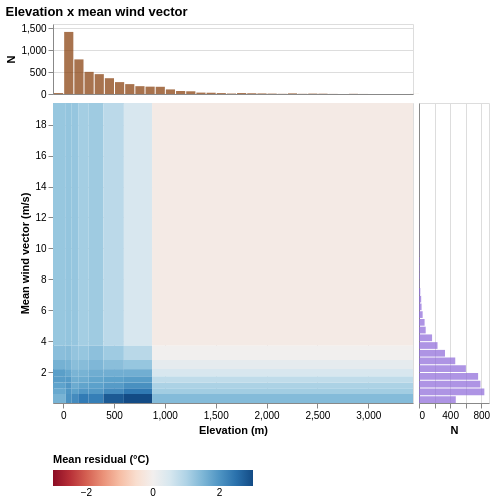

Vega-Lite specification stored for this chart:
### Vega-Lite specification from a JSON file in a GitHub repository (floating-point values rounded to 4 significant figures; data arrays with more than 128 entries replaced by an {"elided": "..."} marker saying what was removed)
{"config": {"view": {"continuousWidth": 300, "continuousHeight": 300}}, "vconcat": [{"data": {"name": "data-66037dbc5dd7e091d990e2fe1abac311"}, "mark": {"type": "bar", "color": "#8B4513", "opacity": 0.75}, "encoding": {"x": {"axis": {"labels": false, "ticks": false}, "bin": {"maxbins": 40}, "field": "val", "scale": {"domain": [-100.0, 3440.0], "nice": false, "zero": false}, "title": null, "type": "quantitative"}, "y": {"aggregate": "count", "axis": {"tickCount": 3}, "title": "N", "type": "quantitative"}}, "height": 70, "width": 360}, {"hconcat": [{"data": {"name": "data-79ad761447c210a3b0465ee7822819bd"}, "mark": {"type": "rect"}, "encoding": {"color": {"field": "color_val", "legend": {"orient": "bottom"}, "scale": {"domain": [-3.003, 3.003], "scheme": "redblue"}, "title": "Mean residual (°C)", "type": "quantitative"}, "tooltip": [{"field": "x_lo", "format": ".3g", "title": "Elevation (m) from", "type": "quantitative"}, {"field": "x_hi", "format": ".3g", "title": "Elevation (m) to", "type": "quantitative"}, {"field": "y_lo", "format": ".3g", "title": "Mean wind vector (m/s) from", "type": "quantitative"}, {"field": "y_hi", "format": ".3g", "title": "Mean wind vector (m/s) to", "type": "quantitative"}, {"field": "color_val", "format": ".3f", "title": "Mean residual (°C)", "type": "quantitative"}, {"field": "n", "title": "Observations", "type": "quantitative"}], "x": {"field": "x_lo", "scale": {"domain": [-100.0, 3440.0], "nice": false, "zero": false}, "title": "Elevation (m)", "type": "quantitative"}, "x2": {"field": "x_hi"}, "y": {"field": "y_lo", "scale": {"domain": [0.0003355, 19.4], "nice": false, "zero": false}, "title": "Mean wind vector (m/s)", "type": "quantitative"}, "y2": {"field": "y_hi"}}, "height": 300, "width": 360}, {"data": {"name": "data-038c080ffce177935d8ece018a64fb4a"}, "mark": {"type": "bar", "color": "#9370DB", "opacity": 0.75}, "encoding": {"x": {"aggregate": "count", "axis": {"tickCount": 3}, "title": "N", "type": "quantitative"}, "y": {"axis": {"labels": false, "ticks": false}, "bin": {"maxbins": 40}, "field": "val", "scale": {"domain": [0.0003355, 19.4], "nice": false, "zero": false}, "title": null, "type": "quantitative"}}, "height": 300, "width": 70}], "spacing": 4}], "spacing": 2, "title": "Elevation x mean wind vector", "$schema": "https://vega.github.io/schema/vega-lite/v6.4.1.json", "datasets": {"data-66037dbc5dd7e091d990e2fe1abac311": {"elided": "4999 records"}, "data-79ad761447c210a3b0465ee7822819bd": [{"bin_x": "(-inf, 26]", "bin_y": "(-inf, 0.5819879174232483]", "color_val": 1.552, "n": 58171, "x_lo": -100.0, "x_hi": 26.0, "y_lo": 0.0003355, "y_hi": 0.582}, {"bin_x": "(-inf, 26]", "bin_y": "(0.5819879174232483, 0.955617368221283]", "color_val": 1.694, "n": 77140, "x_lo": -100.0, "x_hi": 26.0, "y_lo": 0.582, "y_hi": 0.9556}, {"bin_x": "(-inf, 26]", "bin_y": "(0.955617368221283, 1.3300021886825562]", "color_val": 1.785, "n": 87621, "x_lo": -100.0, "x_hi": 26.0, "y_lo": 0.9556, "y_hi": 1.33}, {"bin_x": "(-inf, 26]", "bin_y": "(1.3300021886825562, 1.7310218811035156]", "color_val": 1.868, "n": 93137, "x_lo": -100.0, "x_hi": 26.0, "y_lo": 1.33, "y_hi": 1.731}, {"bin_x": "(-inf, 26]", "bin_y": "(1.7310218811035156, 2.1926934719085693]", "color_val": 1.846, "n": 97459, "x_lo": -100.0, "x_hi": 26.0, "y_lo": 1.731, "y_hi": 2.193}, {"bin_x": "(-inf, 26]", "bin_y": "(2.1926934719085693, 2.781804084777832]", "color_val": 1.577, "n": 107187, "x_lo": -100.0, "x_hi": 26.0, "y_lo": 2.193, "y_hi": 2.782}, {"bin_x": "(-inf, 26]", "bin_y": "(2.781804084777832, 3.7226057052612305]", "color_val": 1.376, "n": 129672, "x_lo": -100.0, "x_hi": 26.0, "y_lo": 2.782, "y_hi": 3.723}, {"bin_x": "(-inf, 26]", "bin_y": "(3.7226057052612305, inf]", "color_val": 1.254, "n": 227561, "x_lo": -100.0, "x_hi": 26.0, "y_lo": 3.723, "y_hi": 19.4}, {"bin_x": "(26, 84]", "bin_y": "(-inf, 0.5819879174232483]", "color_val": 2.047, "n": 61791, "x_lo": 26.0, "x_hi": 84.0, "y_lo": 0.0003355, "y_hi": 0.582}, {"bin_x": "(26, 84]", "bin_y": "(0.5819879174232483, 0.955617368221283]", "color_val": 1.978, "n": 76410, "x_lo": 26.0, "x_hi": 84.0, "y_lo": 0.582, "y_hi": 0.9556}, {"bin_x": "(26, 84]", "bin_y": "(0.955617368221283, 1.3300021886825562]", "color_val": 1.971, "n": 86316, "x_lo": 26.0, "x_hi": 84.0, "y_lo": 0.9556, "y_hi": 1.33}, {"bin_x": "(26, 84]", "bin_y": "(1.3300021886825562, 1.7310218811035156]", "color_val": 1.903, "n": 94405, "x_lo": 26.0, "x_hi": 84.0, "y_lo": 1.33, "y_hi": 1.731}, {"bin_x": "(26, 84]", "bin_y": "(1.7310218811035156, 2.1926934719085693]", "color_val": 1.725, "n": 106186, "x_lo": 26.0, "x_hi": 84.0, "y_lo": 1.731, "y_hi": 2.193}, {"bin_x": "(26, 84]", "bin_y": "(2.1926934719085693, 2.781804084777832]", "color_val": 1.551, "n": 122027, "x_lo": 26.0, "x_hi": 84.0, "y_lo": 2.193, "y_hi": 2.782}, {"bin_x": "(26, 84]", "bin_y": "(2.781804084777832, 3.7226057052612305]", "color_val": 1.408, "n": 142757, "x_lo": 26.0, "x_hi": 84.0, "y_lo": 2.782, "y_hi": 3.723}, {"bin_x": "(26, 84]", "bin_y": "(3.7226057052612305, inf]", "color_val": 1.282, "n": 178151, "x_lo": 26.0, "x_hi": 84.0, "y_lo": 3.723, "y_hi": 19.4}, {"bin_x": "(84, 148]", "bin_y": "(-inf, 0.5819879174232483]", "color_val": 2.126, "n": 59263, "x_lo": 84.0, "x_hi": 148.0, "y_lo": 0.0003355, "y_hi": 0.582}, {"bin_x": "(84, 148]", "bin_y": "(0.5819879174232483, 0.955617368221283]", "color_val": 1.806, "n": 74735, "x_lo": 84.0, "x_hi": 148.0, "y_lo": 0.582, "y_hi": 0.9556}, {"bin_x": "(84, 148]", "bin_y": "(0.955617368221283, 1.3300021886825562]", "color_val": 1.662, "n": 89721, "x_lo": 84.0, "x_hi": 148.0, "y_lo": 0.9556, "y_hi": 1.33}, {"bin_x": "(84, 148]", "bin_y": "(1.3300021886825562, 1.7310218811035156]", "color_val": 1.627, "n": 105873, "x_lo": 84.0, "x_hi": 148.0, "y_lo": 1.33, "y_hi": 1.731}, {"bin_x": "(84, 148]", "bin_y": "(1.7310218811035156, 2.1926934719085693]", "color_val": 1.525, "n": 122428, "x_lo": 84.0, "x_hi": 148.0, "y_lo": 1.731, "y_hi": 2.193}, {"bin_x": "(84, 148]", "bin_y": "(2.1926934719085693, 2.781804084777832]", "color_val": 1.381, "n": 136428, "x_lo": 84.0, "x_hi": 148.0, "y_lo": 2.193, "y_hi": 2.782}, {"bin_x": "(84, 148]", "bin_y": "(2.781804084777832, 3.7226057052612305]", "color_val": 1.288, "n": 145259, "x_lo": 84.0, "x_hi": 148.0, "y_lo": 2.782, "y_hi": 3.723}, {"bin_x": "(84, 148]", "bin_y": "(3.7226057052612305, inf]", "color_val": 1.268, "n": 129932, "x_lo": 84.0, "x_hi": 148.0, "y_lo": 3.723, "y_hi": 19.4}, {"bin_x": "(148, 251]", "bin_y": "(-inf, 0.5819879174232483]", "color_val": 2.36, "n": 81395, "x_lo": 148.0, "x_hi": 251.0, "y_lo": 0.0003355, "y_hi": 0.582}, {"bin_x": "(148, 251]", "bin_y": "(0.5819879174232483, 0.955617368221283]", "color_val": 1.939, "n": 92174, "x_lo": 148.0, "x_hi": 251.0, "y_lo": 0.582, "y_hi": 0.9556}, {"bin_x": "(148, 251]", "bin_y": "(0.955617368221283, 1.3300021886825562]", "color_val": 1.764, "n": 101617, "x_lo": 148.0, "x_hi": 251.0, "y_lo": 0.9556, "y_hi": 1.33}, {"bin_x": "(148, 251]", "bin_y": "(1.3300021886825562, 1.7310218811035156]", "color_val": 1.655, "n": 113964, "x_lo": 148.0, "x_hi": 251.0, "y_lo": 1.33, "y_hi": 1.731}, {"bin_x": "(148, 251]", "bin_y": "(1.7310218811035156, 2.1926934719085693]", "color_val": 1.55, "n": 124074, "x_lo": 148.0, "x_hi": 251.0, "y_lo": 1.731, "y_hi": 2.193}, {"bin_x": "(148, 251]", "bin_y": "(2.1926934719085693, 2.781804084777832]", "color_val": 1.41, "n": 129763, "x_lo": 148.0, "x_hi": 251.0, "y_lo": 2.193, "y_hi": 2.782}, {"bin_x": "(148, 251]", "bin_y": "(2.781804084777832, 3.7226057052612305]", "color_val": 1.266, "n": 129809, "x_lo": 148.0, "x_hi": 251.0, "y_lo": 2.782, "y_hi": 3.723}, {"bin_x": "(148, 251]", "bin_y": "(3.7226057052612305, inf]", "color_val": 1.123, "n": 104284, "x_lo": 148.0, "x_hi": 251.0, "y_lo": 3.723, "y_hi": 19.4}, {"bin_x": "(251, 396]", "bin_y": "(-inf, 0.5819879174232483]", "color_val": 2.309, "n": 94919, "x_lo": 251.0, "x_hi": 396.0, "y_lo": 0.0003355, "y_hi": 0.582}, {"bin_x": "(251, 396]", "bin_y": "(0.5819879174232483, 0.955617368221283]", "color_val": 1.929, "n": 104250, "x_lo": 251.0, "x_hi": 396.0, "y_lo": 0.582, "y_hi": 0.9556}, {"bin_x": "(251, 396]", "bin_y": "(0.955617368221283, 1.3300021886825562]", "color_val": 1.814, "n": 111200, "x_lo": 251.0, "x_hi": 396.0, "y_lo": 0.9556, "y_hi": 1.33}, {"bin_x": "(251, 396]", "bin_y": "(1.3300021886825562, 1.7310218811035156]", "color_val": 1.743, "n": 117190, "x_lo": 251.0, "x_hi": 396.0, "y_lo": 1.33, "y_hi": 1.731}, {"bin_x": "(251, 396]", "bin_y": "(1.7310218811035156, 2.1926934719085693]", "color_val": 1.634, "n": 120406, "x_lo": 251.0, "x_hi": 396.0, "y_lo": 1.731, "y_hi": 2.193}, {"bin_x": "(251, 396]", "bin_y": "(2.1926934719085693, 2.781804084777832]", "color_val": 1.48, "n": 118995, "x_lo": 251.0, "x_hi": 396.0, "y_lo": 2.193, "y_hi": 2.782}, {"bin_x": "(251, 396]", "bin_y": "(2.781804084777832, 3.7226057052612305]", "color_val": 1.348, "n": 109877, "x_lo": 251.0, "x_hi": 396.0, "y_lo": 2.782, "y_hi": 3.723}, {"bin_x": "(251, 396]", "bin_y": "(3.7226057052612305, inf]", "color_val": 1.18, "n": 83466, "x_lo": 251.0, "x_hi": 396.0, "y_lo": 3.723, "y_hi": 19.4}, {"bin_x": "(396, 597]", "bin_y": "(-inf, 0.5819879174232483]", "color_val": 2.802, "n": 128827, "x_lo": 396.0, "x_hi": 597.0, "y_lo": 0.0003355, "y_hi": 0.582}, {"bin_x": "(396, 597]", "bin_y": "(0.5819879174232483, 0.955617368221283]", "color_val": 2.129, "n": 128641, "x_lo": 396.0, "x_hi": 597.0, "y_lo": 0.582, "y_hi": 0.9556}, {"bin_x": "(396, 597]", "bin_y": "(0.955617368221283, 1.3300021886825562]", "color_val": 1.897, "n": 125416, "x_lo": 396.0, "x_hi": 597.0, "y_lo": 0.9556, "y_hi": 1.33}, {"bin_x": "(396, 597]", "bin_y": "(1.3300021886825562, 1.7310218811035156]", "color_val": 1.802, "n": 121290, "x_lo": 396.0, "x_hi": 597.0, "y_lo": 1.33, "y_hi": 1.731}, {"bin_x": "(396, 597]", "bin_y": "(1.7310218811035156, 2.1926934719085693]", "color_val": 1.616, "n": 114084, "x_lo": 396.0, "x_hi": 597.0, "y_lo": 1.731, "y_hi": 2.193}, {"bin_x": "(396, 597]", "bin_y": "(2.1926934719085693, 2.781804084777832]", "color_val": 1.382, "n": 103519, "x_lo": 396.0, "x_hi": 597.0, "y_lo": 2.193, "y_hi": 2.782}, {"bin_x": "(396, 597]", "bin_y": "(2.781804084777832, 3.7226057052612305]", "color_val": 1.179, "n": 90130, "x_lo": 396.0, "x_hi": 597.0, "y_lo": 2.782, "y_hi": 3.723}, {"bin_x": "(396, 597]", "bin_y": "(3.7226057052612305, inf]", "color_val": 0.8594, "n": 64054, "x_lo": 396.0, "x_hi": 597.0, "y_lo": 3.723, "y_hi": 19.4}, {"bin_x": "(597, 874]", "bin_y": "(-inf, 0.5819879174232483]", "color_val": 3.003, "n": 157184, "x_lo": 597.0, "x_hi": 874.0, "y_lo": 0.0003355, "y_hi": 0.582}, {"bin_x": "(597, 874]", "bin_y": "(0.5819879174232483, 0.955617368221283]", "color_val": 2.393, "n": 143530, "x_lo": 597.0, "x_hi": 874.0, "y_lo": 0.582, "y_hi": 0.9556}, {"bin_x": "(597, 874]", "bin_y": "(0.955617368221283, 1.3300021886825562]", "color_val": 2.066, "n": 129597, "x_lo": 597.0, "x_hi": 874.0, "y_lo": 0.9556, "y_hi": 1.33}, {"bin_x": "(597, 874]", "bin_y": "(1.3300021886825562, 1.7310218811035156]", "color_val": 1.87, "n": 115049, "x_lo": 597.0, "x_hi": 874.0, "y_lo": 1.33, "y_hi": 1.731}, {"bin_x": "(597, 874]", "bin_y": "(1.7310218811035156, 2.1926934719085693]", "color_val": 1.617, "n": 101909, "x_lo": 597.0, "x_hi": 874.0, "y_lo": 1.731, "y_hi": 2.193}, {"bin_x": "(597, 874]", "bin_y": "(2.1926934719085693, 2.781804084777832]", "color_val": 1.263, "n": 88387, "x_lo": 597.0, "x_hi": 874.0, "y_lo": 2.193, "y_hi": 2.782}, {"bin_x": "(597, 874]", "bin_y": "(2.781804084777832, 3.7226057052612305]", "color_val": 0.8837, "n": 74807, "x_lo": 597.0, "x_hi": 874.0, "y_lo": 2.782, "y_hi": 3.723}, {"bin_x": "(597, 874]", "bin_y": "(3.7226057052612305, inf]", "color_val": 0.4866, "n": 51857, "x_lo": 597.0, "x_hi": 874.0, "y_lo": 3.723, "y_hi": 19.4}, {"bin_x": "(874, inf]", "bin_y": "(-inf, 0.5819879174232483]", "color_val": 1.433, "n": 227774, "x_lo": 874.0, "x_hi": 3440.0, "y_lo": 0.0003355, "y_hi": 0.582}, {"bin_x": "(874, inf]", "bin_y": "(0.5819879174232483, 0.955617368221283]", "color_val": 1.141, "n": 172444, "x_lo": 874.0, "x_hi": 3440.0, "y_lo": 0.582, "y_hi": 0.9556}, {"bin_x": "(874, inf]", "bin_y": "(0.955617368221283, 1.3300021886825562]", "color_val": 1.028, "n": 137835, "x_lo": 874.0, "x_hi": 3440.0, "y_lo": 0.9556, "y_hi": 1.33}, {"bin_x": "(874, inf]", "bin_y": "(1.3300021886825562, 1.7310218811035156]", "color_val": 0.8062, "n": 108416, "x_lo": 874.0, "x_hi": 3440.0, "y_lo": 1.33, "y_hi": 1.731}, {"bin_x": "(874, inf]", "bin_y": "(1.7310218811035156, 2.1926934719085693]", "color_val": 0.4827, "n": 82777, "x_lo": 874.0, "x_hi": 3440.0, "y_lo": 1.731, "y_hi": 2.193}, {"bin_x": "(874, inf]", "bin_y": "(2.1926934719085693, 2.781804084777832]", "color_val": 0.2466, "n": 63018, "x_lo": 874.0, "x_hi": 3440.0, "y_lo": 2.193, "y_hi": 2.782}, {"bin_x": "(874, inf]", "bin_y": "(2.781804084777832, 3.7226057052612305]", "color_val": 0.02175, "n": 47012, "x_lo": 874.0, "x_hi": 3440.0, "y_lo": 2.782, "y_hi": 3.723}, {"bin_x": "(874, inf]", "bin_y": "(3.7226057052612305, inf]", "color_val": -0.1429, "n": 30019, "x_lo": 874.0, "x_hi": 3440.0, "y_lo": 3.723, "y_hi": 19.4}], "data-038c080ffce177935d8ece018a64fb4a": {"elided": "4999 records"}}}
